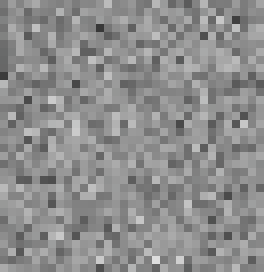
#> input picture computer_vision/feature_extraction/harris_corners/flat.png, 33 x 34 px (shown 8 times larger)
$ python derivatives_distribution.py
#> lines starting #> are read from the running program, lines starting #| are printed output that depends on the picture
### common/misc_utils.py
#!/usr/bin/python
# -*- coding: UTF8 -*-

"""
各种各样会常用的工具
"""

import time
import threading
import json
import matplotlib.pyplot as plt
import matplotlib.image as mpimg
import numpy as np
import sys
import cv2

import math
import pickle as cpickle #python3.5用的pickle代替cPickle
import gzip
import os.path
import os
import random

from mpl_toolkits.mplot3d import Axes3D
import matplotlib.animation as animation

import multiprocessing

# gets the absolute path to the file
abspath = os.path.abspath(os.path.dirname(__file__))
# add the library file path
sys.path.append(abspath)
# change the work path
os.chdir(abspath)

import opencv

# [23 lines left out: functions write_list_to_file, read_list_from_file, not called in this run]


#### 画图测试 https://blog.csdn.net/qq_31192383/article/details/53977822
class plot:
    def plot_base(self, y_coordinate, x_coordinate = [], line_lable = [],
                line_color = [], title = '', x_lable = '', y_lable = '',
                x_limit = [], y_limit = [], y_scale = 'linear', scatterMarker = '.',
                p_type = [], moveAxisToZero = False, grad = False,
                axis_equal = False, dynanmicDisplay=False, pause=0.001):
        """
        描述：画一幅坐标曲线图，可以同时有多条曲线
        参数：y_coordinate （y坐标值，二元列表，例如[[1,2,3],[4,5,6]]，表示有两条曲线，每条曲线的y坐标为[1,2,3]和[4,5,6]）
                x_coordinate  (x坐标值，同y坐标值，如果不提供x坐标值，则默认是从0开始增加的整数)
                line_lable   （每条曲线代表的意义，就是曲线的名称，没有定义则使用默认的）
                line_color    (曲线的颜色，一维列表，如果比曲线的条数少，则循环使用给定的颜色；不给定时，使用默认颜色；
                            更多色彩查看 http://www.114la.com/other/rgb.htm)
                title          (整个图片的名称)
                x_lable        (x轴的含义)
                y_lable        (y轴的含义)
                x_limit        (x坐标的显示范围)
                y_scale        (y轴的单位比例，'linear'常规，'log'对数)
                p_type         (类型：line线条，scatter散点)
                moveAxisToZero (坐标轴始终画到(0,0)轴)
                grad           (网格)
                figureName     (图片名称)
                dynanmicDisplay (动态显示图片，如果是静态，如果title相同，则只能调用该函数一次)
                pause          (动态显示刷新时间)
        """

        if (x_coordinate and (len(y_coordinate) != len(x_coordinate))):
            print ("error：x坐标和y坐标不匹配！")
            sys.exit()

        if (line_lable and  (len(y_coordinate) != len(line_lable))):
            print ("error：线条数和线条名称数不匹配，线条数%d，线条名称数%d！" % \
                    (len(y_coordinate),len(line_lable)))
            sys.exit()

        if not line_color:
            line_color = ['#9932CC', '#FF4040' , '#FFA933', '#CDCD00',
                            '#CD8500', '#C0FF3E', '#B8860B', '#AB82FF']
            # print "info: 未指定色彩，使用默认颜色！"

        if len(y_coordinate) > len(line_color):
            print ("warning: 指定颜色种类少于线条数，线条%d种，颜色%d种！" % \
                    (len(y_coordinate),len(line_color)))

        ### dynamic display
        if dynanmicDisplay:
            plt.figure(title).clf()

        ### plt.figure(figsize=(70, 35))
        plt.figure(title)

        ax = plt.subplot(111)

        ### 如果没有给x的坐标，设置从0开始计数的整数坐标
        if not x_coordinate:
            x_coordinate = [range(len(y)) for y in y_coordinate]

        ### 如果没有给线条名称，则使用默认线条名称
        if not line_lable:
            line_lable = ["line " + str(i) for i in range(len(y_coordinate))]

        ### 如果没有指定图形类型，默认画线条line
        if not p_type:
            p_type = ["line" for y in y_coordinate]

        for i in range(len(y_coordinate)):
            if p_type[i] == 'line':
                ax.plot(x_coordinate[i], y_coordinate[i], color = line_color[i%len(line_color)], \
                        linewidth = 2.0, label = line_lable[i])
            elif p_type[i] == 'scatter':
                ax.scatter(x_coordinate[i], y_coordinate[i],  s = 90, c=line_color[i%len(line_color)],\
                            linewidth = 2.0, alpha=0.6, marker=scatterMarker, label = line_lable[i])
            else:
                print ("error：Invalid p_type %s！" % (p_type[i]))
                sys.exit()

        ax.set_title(title) # 标题
        ax.set_xlabel(x_lable) # x坐标的意义
        ax.set_ylabel(y_lable) # y坐标的意义
        ax.set_yscale(y_scale) # 'linear','log'
        ### 自适应轴的范围效果更好
        if x_limit: ax.set_xlim(x_limit) # x坐标显示的范围
        if y_limit: ax.set_ylim(y_limit) # y坐标显示范围

        if axis_equal: plt.axis("equal") # 横坐标和纵坐标的单位长度相同

        # plt.xticks()
        # plt.yticks()
        plt.legend(loc="best") # 线条的名称显示在右下角
        if grad: plt.grid(True) # 网格

        ### 坐标轴始终移动到(0,0)重合
        if moveAxisToZero:
            # 获取当前的坐标轴, gca = get current axis
            ax = plt.gca()
            # 设置右边框和上边框
            ax.spines['right'].set_color('none')
            ax.spines['top'].set_color('none')
            # 设置x坐标轴为下边框
            ax.xaxis.set_ticks_position('bottom')
            # 设置y坐标轴为左边框
            ax.yaxis.set_ticks_position('left')
            # 设置x轴, y周在(0, 0)的位置
            ax.spines['bottom'].set_position(('data', 0))
            ax.spines['left'].set_position(('data', 0))

        ### extended display time
        if dynanmicDisplay:
            plt.pause(pause)

    # [261 lines left out: functions plot_base_3d, picture_color_maps, plot_picture, plot_multiple_picture, test, testDynanmic, not called in this run]


# [3 lines that do not run on import are left out]

### computer_vision/feature_extraction/harris_corners/derivatives_distribution.py
"""
harris 角点检测的sobel梯度Ix, Iy的分布图。
因为角点检测时的窗口较小，所以图片较小得到的分布效果越好。
三种不同的角点图分别为, corner, edge, flat。

学习PPT：
http://www.cse.psu.edu/~rtc12/CSE486/lecture06.pdf

"""


import cv2 as cv
import os
import sys
import numpy as np
import copy
import math
from matplotlib import pyplot as plt

# gets the absolute path to the file
abspath = os.path.abspath(os.path.dirname(__file__))
common_path = abspath + "/../../../common"
data_path = common_path + "/data"
# add the library file path
sys.path.append(common_path)
# change the work path
os.chdir(abspath)

import misc_utils
import math_utils
import opencv

def sobelDerivatives(img_gray, ksize=3):
    """ 获取灰度图的x和y方向的Sobel梯度值
        img_gray: 灰度图，narray，shape(n,m)
        ksize: 梯度算子大小，int
        return: x和y方向的梯度, array，shape(n,)
    """
    row, col = img_gray.shape

    dx = cv.Sobel(img_gray, cv.CV_64F, 1, 0, ksize=ksize)
    dy = cv.Sobel(img_gray, cv.CV_64F, 0, 1, ksize=ksize)

    return dx.flatten(), dy.flatten()


def derivativesDistribution():
    """ 显示不同的角点类型的x和y方向的梯度分布，显然
        flat分布为小圆形（聚集到原心），edge分布为椭圆形（向某个轴分布），
        corner分布为大圆（向两个轴分布）
        return: None
    """

    filename = ['flat.png',
                'edge.png',
                'corner.png',
                'bevel_edge.png',
                'bevel_edge_1.png'
    ]

    for img_name in filename:
        img = cv.imread( abspath + '/' + img_name )
#> img is the input picture: shape (34, 33, 3); mean B, G, R 141.4, 141.4, 141.4
        gray = cv.cvtColor( img, cv.COLOR_BGR2GRAY )
        gray = np.float32( gray )

        # calculate derivatives
        x, y = sobelDerivatives(gray)
#> in sobelDerivatives, `dx = cv.Sobel(img_gray, cv.CV_64F, 1, 0, ksize=ksize)`:
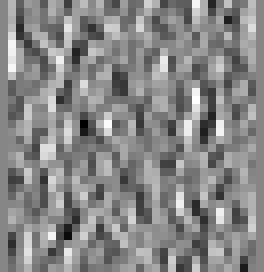
#> dx: shape (34, 33) float64 (shown 8 times larger); min -266, max 240, mean 1.5; drawn with min black and max white
#> in sobelDerivatives, `dy = cv.Sobel(img_gray, cv.CV_64F, 0, 1, ksize=ksize)`:
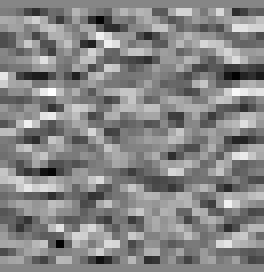
#> dy: shape (34, 33) float64 (shown 8 times larger); min -256, max 234, mean 0.4; drawn with min black and max white
#> x = 1122 values, max 240 at index 420, min -266 at index 505, mean 1.5; y = 1122 values, max 234 at index 369, min -256 at index 326, mean 0.36

        # show
        misc_utils.plot().plot_base(
                  [y],
                  [x],
                  line_lable = [img_name],
                  line_color = ['#4876FF'],
                  title = img_name,
                  x_lable = 'Ix',
                  y_lable = 'Iy',
                  p_type = ['scatter'],
                  moveAxisToZero = True)
#> the loop in plot_base, `for i in range(len(y_coordinate)):` made 1 pass

        plt.figure()
        plt.imshow(gray, cmap='gray')
        plt.title(img_name)
#> pass 2 of the loop in derivativesDistribution, `for img_name in filename:`:
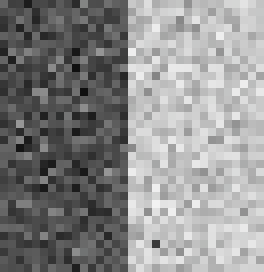
#> input picture computer_vision/feature_extraction/harris_corners/edge.png, 33 x 34 px (shown 8 times larger)
#> in derivativesDistribution, img is the input picture: shape (34, 33, 3); mean B, G, R 139.7, 139.7, 139.6
#> in sobelDerivatives (call 2), `dx = cv.Sobel(img_gray, cv.CV_64F, 1, 0, ksize=ksize)`:
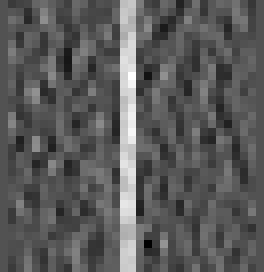
#> dx: shape (34, 33) float64 (shown 8 times larger); min -296, max 620, mean 29.3; drawn with min black and max white
#> in sobelDerivatives (call 2), `dy = cv.Sobel(img_gray, cv.CV_64F, 0, 1, ksize=ksize)`:
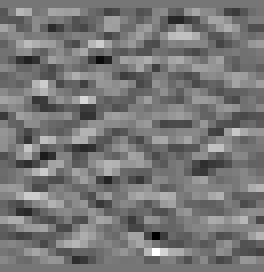
#> dy: shape (34, 33) float64 (shown 8 times larger); min -306, max 350, mean 0.3; drawn with min black and max white
#> x = 1122 values, max 620 at index 313, min -296 at index 1008, mean 29.35; y = 1122 values, max 350 at index 1042, min -306 at index 976, mean 0.336
#> the loop in plot_base (call 2), `for i in range(len(y_coordinate)):` made 1 pass
#> pass 3 of the loop in derivativesDistribution, `for img_name in filename:`:
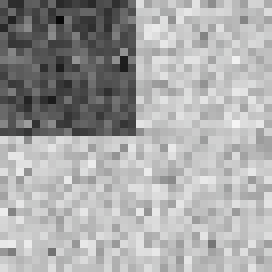
#> input picture computer_vision/feature_extraction/harris_corners/corner.png, 34 x 34 px (shown 8 times larger)
#> in derivativesDistribution, img is the input picture: shape (34, 34, 3); mean B, G, R 166.8, 166.9, 166.8
#> in sobelDerivatives (call 3), `dx = cv.Sobel(img_gray, cv.CV_64F, 1, 0, ksize=ksize)`:
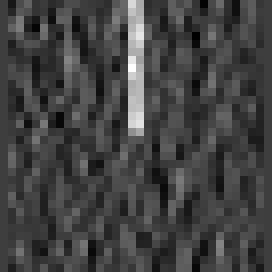
#> dx: shape (34, 34) float64 (shown 8 times larger); min -209, max 639, mean 11.6; drawn with min black and max white
#> in sobelDerivatives (call 3), `dy = cv.Sobel(img_gray, cv.CV_64F, 0, 1, ksize=ksize)`:
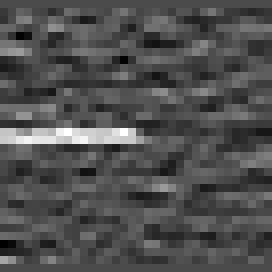
#> dy: shape (34, 34) float64 (shown 8 times larger); min -242, max 575, mean 13.7; drawn with min black and max white
#> x = 1156 values, max 639 at index 288, min -209 at index 160, mean 11.59; y = 1156 values, max 575 at index 552, min -242 at index 1020, mean 13.71
#> the loop made 5 passes; the first 3 are shown

    plt.show()
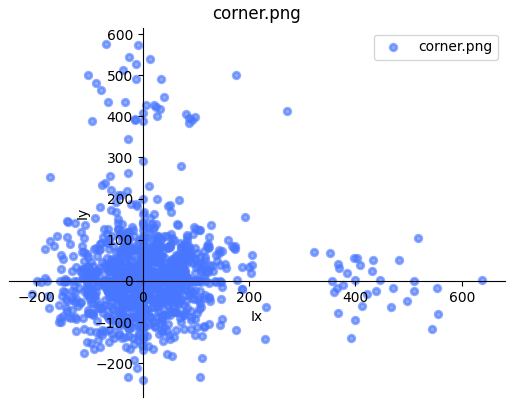
#> figure drawn by matplotlib, 1 panel
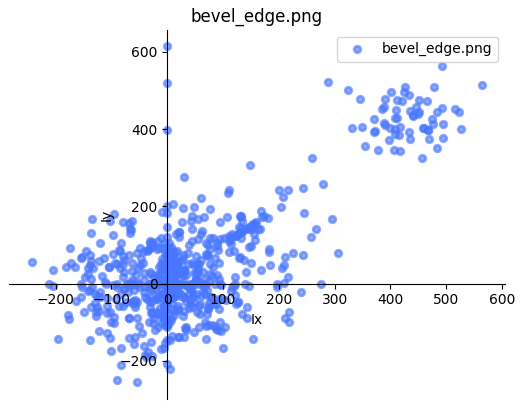
#> figure drawn by matplotlib, 1 panel
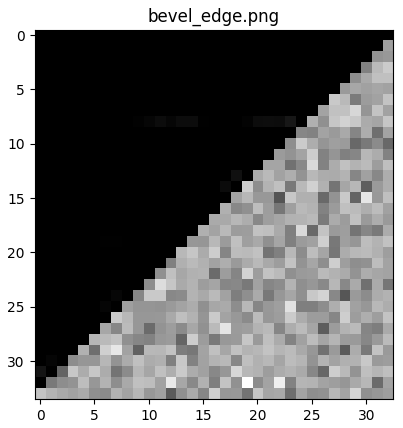
#> figure drawn by matplotlib, 1 panel
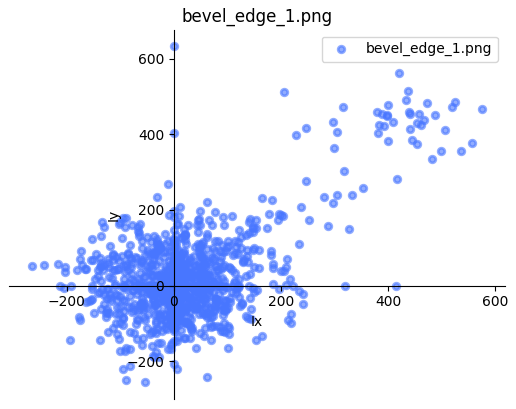
#> figure drawn by matplotlib, 1 panel
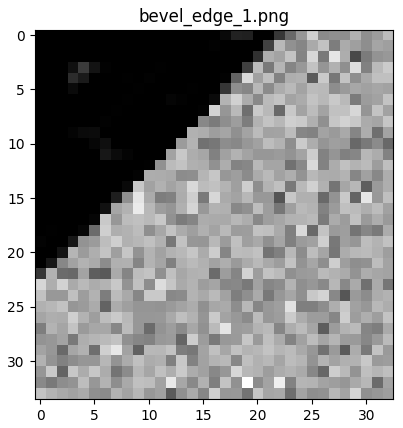
#> figure drawn by matplotlib, 1 panel

if __name__ == "__main__":
    derivativesDistribution()
